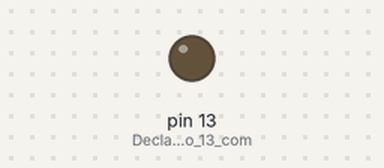
A sketch run on a simulated Arduino Uno, built with avr-gcc and run on an emulated ATmega328P. On the bench: output pins drawn as LEDs (lit = HIGH).

Above: at 0.8 s.
At 38.12 s:
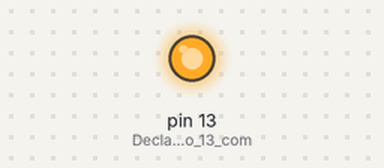
Timing chart, 0 to 39.8 s (numbered marks = the images above):
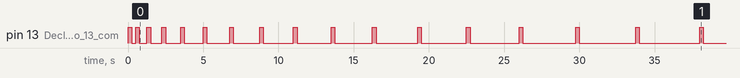

The sketch:

Atividade-2.ino
```cpp
/*
	Arduino #001 - Atividade 2
	Piscar LED em código morse com a mensagem SOS

	Made by Italo Lelis
*/


// Declaração global da variável "tempo", deste modo
// ela estará acessível em todo o código
int tempo = 250;


void setup ()
{
	pinMode(13, OUTPUT); // Declaração do pino 13 como saída
}

void loop ()
{
	// Acende o LED por um tempo fixo
	digitalWrite(13, HIGH);
	delay(250);

	// Apaga o LED de acordo com a variável "tempo"
	digitalWrite(13, LOW);
	delay(tempo);

	tempo = tempo + 250; // Incrementa o tempo a cada ciclo do void loop()
}
```

Measured:
- by itself, pin 13 (Declaração_do_pino_13_com): LOW → HIGH at 0.00 s, → LOW 0.25 s later, → HIGH 0.25 s later, → LOW 0.25 s later, … (34 changes in this stretch)
